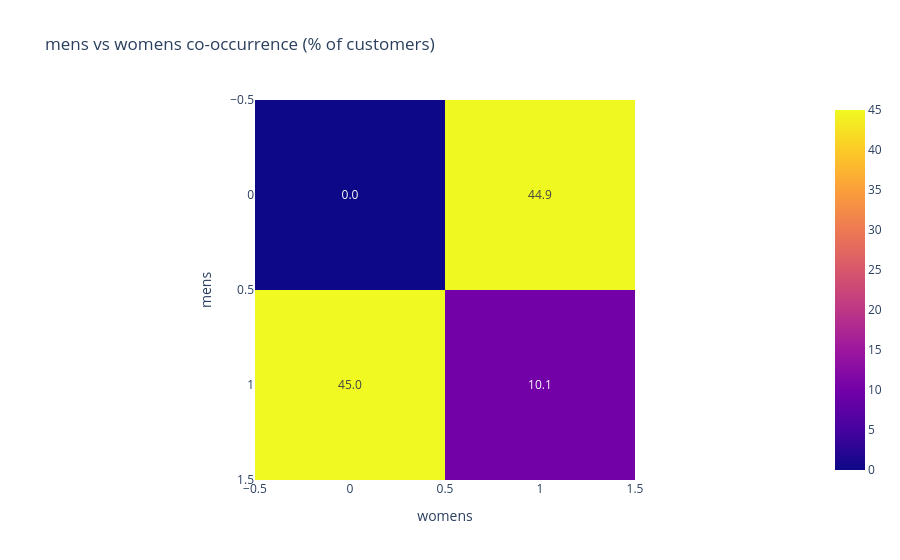

Notebook source saved alongside this figure:
### Code cell
# mens/womens are independent purchase-history flags, not a mutually
# exclusive gender label — a customer can have both set to 1.
for col in ["mens", "womens", "newbie"]:
    print(df[col].value_counts(normalize=True).rename(f"{col} (proportion)"), "\n")

crosstab = pd.crosstab(df["mens"], df["womens"], normalize=True) * 100
px.imshow(crosstab, text_auto=".1f", title="mens vs womens co-occurrence (% of customers)").show()

### Figure 1 — Plotly figure (JSON) as saved in the notebook; plotly's stock layout.template omitted (floating-point values rounded to 4 significant figures)
{"data": [{"coloraxis": "coloraxis", "hovertemplate": "womens: %{x}<br>mens: %{y}<br>color: %{z}<extra></extra>", "name": "0", "texttemplate": "%{z:.1f}", "type": "heatmap", "x": [0, 1], "xaxis": "x", "y": [0, 1], "yaxis": "y", "z": [[0.0, 44.9], [45.03, 10.08]]}], "layout": {"coloraxis": {"colorscale": [[0, "#0d0887"], [0.1111, "#46039f"], [0.2222, "#7201a8"], [0.3333, "#9c179e"], [0.4444, "#bd3786"], [0.5556, "#d8576b"], [0.6667, "#ed7953"], [0.7778, "#fb9f3a"], [0.8889, "#fdca26"], [1, "#f0f921"]]}, "title": {"text": "mens vs womens co-occurrence (% of customers)"}, "xaxis": {"anchor": "y", "constrain": "domain", "domain": [0, 1], "scaleanchor": "y", "title": {"text": "womens"}}, "yaxis": {"anchor": "x", "autorange": "reversed", "constrain": "domain", "domain": [0, 1], "title": {"text": "mens"}}}}
